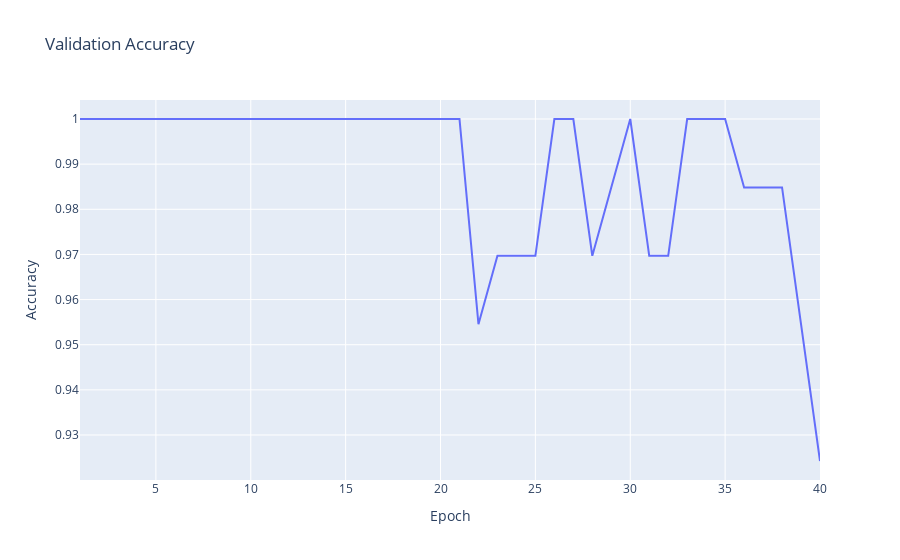

This figure's notebook cell:
### Code cell
validation_accuracy = history.history['val_accuracy']

# Create an interactive plot using Plotly
fig = go.Figure()

# Add the validation accuracy trace
fig.add_trace(go.Scatter(x=np.arange(1, len(validation_accuracy) + 1),
                         y=validation_accuracy,
                         mode='lines',
                         name='Validation Accuracy'))

# Update layout
fig.update_layout(title='Validation Accuracy',
                  xaxis_title='Epoch',
                  yaxis_title='Accuracy')

# Show the plot
fig.show()

### Figure 1 — Plotly figure (JSON) as saved in the notebook; plotly's stock layout.template omitted (floating-point values rounded to 4 significant figures)
{"data": [{"mode": "lines", "name": "Validation Accuracy", "type": "scatter", "x": [1, 2, 3, 4, 5, 6, 7, 8, 9, 10, 11, 12, 13, 14, 15, 16, 17, 18, 19, 20, 21, 22, 23, 24, 25, 26, 27, 28, 29, 30, 31, 32, 33, 34, 35, 36, 37, 38, 39, 40], "y": [1, 1, 1, 1, 1, 1, 1, 1, 1, 1, 1, 1, 1, 1, 1, 1, 1, 1, 1, 1, 1, 0.9545, 0.9697, 0.9697, 0.9697, 1, 1, 0.9697, 0.9848, 1, 0.9697, 0.9697, 1, 1, 1, 0.9848, 0.9848, 0.9848, 0.9545, 0.9242]}], "layout": {"title": {"text": "Validation Accuracy"}, "xaxis": {"title": {"text": "Epoch"}}, "yaxis": {"title": {"text": "Accuracy"}}}}
